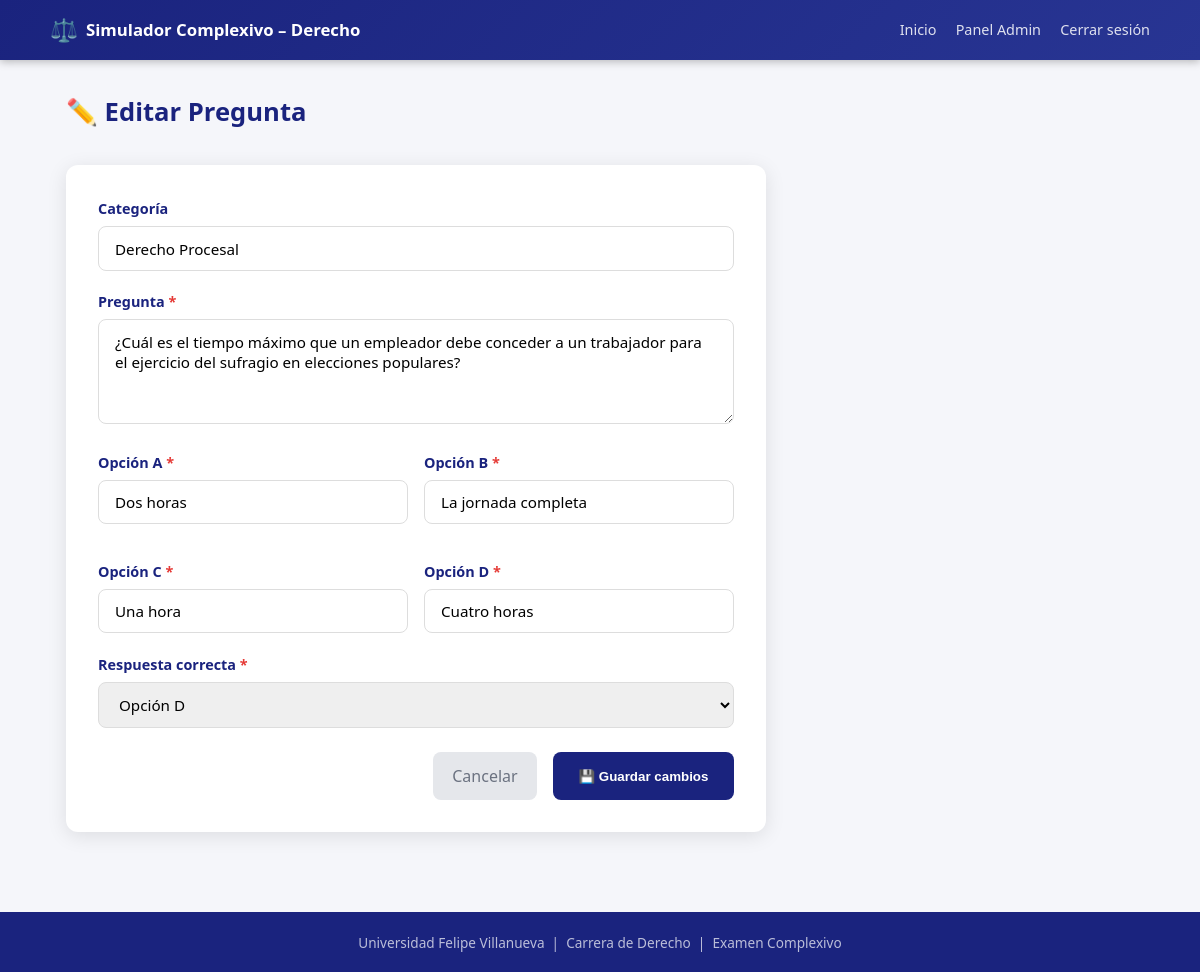
Page /admin/questions/edit/5 (signed in) on the committed database.
### app.py (models this page shows, shortened)
class Question(db.Model):
    __tablename__ = 'questions'
    id          = db.Column(db.Integer, primary_key=True)
    num         = db.Column(db.Integer)
    question    = db.Column(db.Text, nullable=False)
    option_a    = db.Column(db.Text, nullable=False)
    option_b    = db.Column(db.Text, nullable=False)
    option_c    = db.Column(db.Text, nullable=False)
    option_d    = db.Column(db.Text, nullable=False)
    correct     = db.Column(db.String(1), nullable=False)
    category    = db.Column(db.String(100), default='General')
    created_at  = db.Column(db.DateTime, default=datetime.utcnow)

### app.py (the view, shortened to what this page needs)
@app.route('/admin/questions/edit/<int:qid>', methods=['GET', 'POST'])
@admin_required
def admin_edit_question(qid):
    q = Question.query.get_or_404(qid)
    categories = db.session.query(Question.category).distinct().all()
    categories = [c[0] for c in categories]
    return render_template('admin/question_form.html', question=q, categories=categories)

### app.py (called while the page is built)
def admin_required(f):
    from functools import wraps
    @wraps(f)
    def decorated(*args, **kwargs):
        if not session.get('admin_logged_in'):
            return redirect(url_for('admin_login'))
        return f(*args, **kwargs)
    return decorated

### templates/admin/question_form.html (shortened to what this page needs)
{% extends "base.html" %}
{% block content %}
<div class="admin-page">
  <div class="admin-header">
    <h1>{% if question %}✏️ Editar Pregunta{% else %}➕ Nueva Pregunta{% endif %}</h1>
  </div>
  <div class="form-card">
    <form method="POST" class="question-form">
      <div class="form-group">
        <label>Categoría</label>
        <input type="text" name="category" list="cat-list"
               value="{{ question.category if question else '' }}"
               placeholder="Ej: Derecho Civil"/>
      </div>
      <div class="form-group">
        <label>Pregunta <span class="req">*</span></label>
        <textarea name="question" rows="4" required
                  placeholder="Escriba aquí la pregunta completa…">{{ question.question if question else '' }}</textarea>
      </div>
      <div class="options-form-grid">
        {% for letter, field in [('a','option_a'),('b','option_b'),('c','option_c'),('d','option_d')] %}
        <div class="form-group">
          <label>Opción {{ letter|upper }} <span class="req">*</span></label>
          <input type="text" name="{{ field }}" required
                 value="{{ question[field] if question else '' }}"
                 placeholder="Opción {{ letter|upper }}…"/>
        </div>
        {% endfor %}
      </div>
      <div class="form-group">
        <label>Respuesta correcta <span class="req">*</span></label>
        <select name="correct" required>
          {% for letter in ['a','b','c','d'] %}
            <option value="{{ letter }}"
              {% if question and question.correct == letter %}selected{% endif %}>
              Opción {{ letter|upper }}
            </option>
          {% endfor %}
        </select>
      </div>
      <div class="form-actions">
        <a href="{{ url_for('admin_questions') }}" class="btn-cancel">Cancelar</a>
        <button type="submit" class="btn-save">
          {% if question %}💾 Guardar cambios{% else %}➕ Agregar pregunta{% endif %}
        </button>
      </div>
    </form>
  </div>
</div>
{% endblock %}

### static/css/styles.css (style rules this page uses)
:root { --navy: #1a237e; --navy2: #283593; --gold: #f9a825; --gold2: #fbc02d; --green: #2e7d32; --green2: #43a047; --red: #c62828; --red2: #e53935; --bg: #f5f6fa; --white: #ffffff; --gray: #6b7280; --light: #e8eaf6; --radius: 12px; --shadow: 0 4px 20px rgba(0,0,0,.10); }
*, *::before, *::after { box-sizing: border-box; margin: 0; padding: 0; }
html { scroll-behavior: smooth; }
body { font-family: 'Segoe UI', Arial, sans-serif; background: var(--bg); color: #1f2937; font-size: 16px; line-height: 1.6; min-height: 100vh; display: flex; flex-direction: column; }
a { color: var(--navy); text-decoration: none; }
.admin-page { max-width: 1100px; margin: 0 auto; padding: 2rem 1rem; }
.admin-header { margin-bottom: 2rem; }
.admin-header h1 { font-size: 1.6rem; font-weight: 800; color: var(--navy); margin-bottom: .8rem; }
.form-card { background: #fff; border-radius: var(--radius); padding: 2rem; box-shadow: var(--shadow); max-width: 700px; }
.form-group { margin-bottom: 1.2rem; }
.form-group label { display: block; font-weight: 600; margin-bottom: .4rem; font-size: .9rem; color: var(--navy); }
.req { color: var(--red2); }
.form-group input[type="text"], .form-group textarea, .form-group select { width: 100%; padding: .7rem 1rem; border: 1.5px solid #ddd; border-radius: 8px; font-size: .95rem; outline: none; font-family: inherit; }
.options-form-grid { display: grid; grid-template-columns: 1fr 1fr; gap: 1rem; }
.form-actions { display: flex; gap: 1rem; justify-content: flex-end; margin-top: 1.5rem; }
.btn-save { padding: .7rem 1.6rem; background: var(--navy); color: #fff; border: none; border-radius: 8px; font-weight: 700; cursor: pointer; }
.btn-cancel { padding: .7rem 1.2rem; background: #e5e7eb; color: var(--gray); border-radius: 8px; }

### rows in the picture
Question: category "Derecho Procesal", question "¿Cuál es el tiempo máximo que un empleador debe conceder a un trabajador para el ejercicio del sufragio en elecciones populares?", option_a "Dos horas" "La jornada completa" "Una hora" "Cuatro horas", correct "Opción D"

### other values in the picture
{{ letter|upper }} "A" "B" "C" "D"
